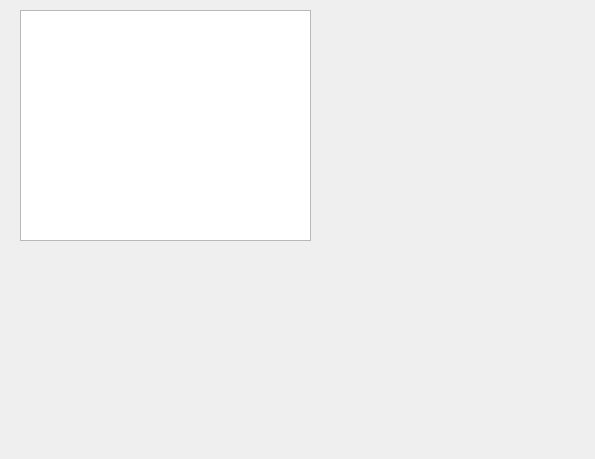
<?xml version="1.0" encoding="UTF-8"?>
<ui version="4.0">
 <class>Form</class>
 <widget class="QWidget" name="Form">
  <property name="geometry">
   <rect>
    <x>0</x>
    <y>0</y>
    <width>595</width>
    <height>459</height>
   </rect>
  </property>
  <property name="windowTitle">
   <string>Form</string>
  </property>
  <widget class="PyDMTimePlot" name="PyDMTimePlot">
   <property name="geometry">
    <rect>
     <x>20</x>
     <y>10</y>
     <width>291</width>
     <height>231</height>
    </rect>
   </property>
   <property name="toolTip">
    <string/>
   </property>
   <property name="yAxes">
    <stringlist>
     <string>{&quot;name&quot;: &quot;Axis 1&quot;, &quot;orientation&quot;: &quot;left&quot;, &quot;label&quot;: &quot;Mean Value&quot;, &quot;minRange&quot;: -1.0, &quot;maxRange&quot;: 1.0, &quot;autoRange&quot;: true}</string>
    </stringlist>
   </property>
   <property name="curves">
    <stringlist>
     <string>{&quot;channel&quot;: &quot;pva://PyDM:PVA:IntValue&quot;, &quot;plot_style&quot;: &quot;Line&quot;, &quot;name&quot;: &quot;Mean&quot;, &quot;color&quot;: &quot;white&quot;, &quot;lineStyle&quot;: 1, &quot;lineWidth&quot;: 1, &quot;symbol&quot;: null, &quot;symbolSize&quot;: 10, &quot;yAxisName&quot;: &quot;Axis 1&quot;, &quot;barWidth&quot;: null, &quot;upperThreshold&quot;: null, &quot;lowerThreshold&quot;: null, &quot;thresholdColor&quot;: &quot;white&quot;}</string>
    </stringlist>
   </property>
  </widget>
  <widget class="PyDMImageView" name="PyDMImageView">
   <property name="geometry">
    <rect>
     <x>340</x>
     <y>230</y>
     <width>221</width>
     <height>211</height>
    </rect>
   </property>
   <property name="toolTip">
    <string/>
   </property>
   <property name="imageWidth" stdset="0">
    <number>512</number>
   </property>
   <property name="imageChannel" stdset="0">
    <string>pva://PyDM:PVA:Image</string>
   </property>
  </widget>
 </widget>
 <customwidgets>
  <customwidget>
   <class>PyDMTimePlot</class>
   <extends>QGraphicsView</extends>
   <header>pydm.widgets.timeplot</header>
  </customwidget>
  <customwidget>
   <class>PyDMImageView</class>
   <extends>QWidget</extends>
   <header>pydm.widgets.image</header>
  </customwidget>
 </customwidgets>
 <resources/>
 <connections/>
</ui>
